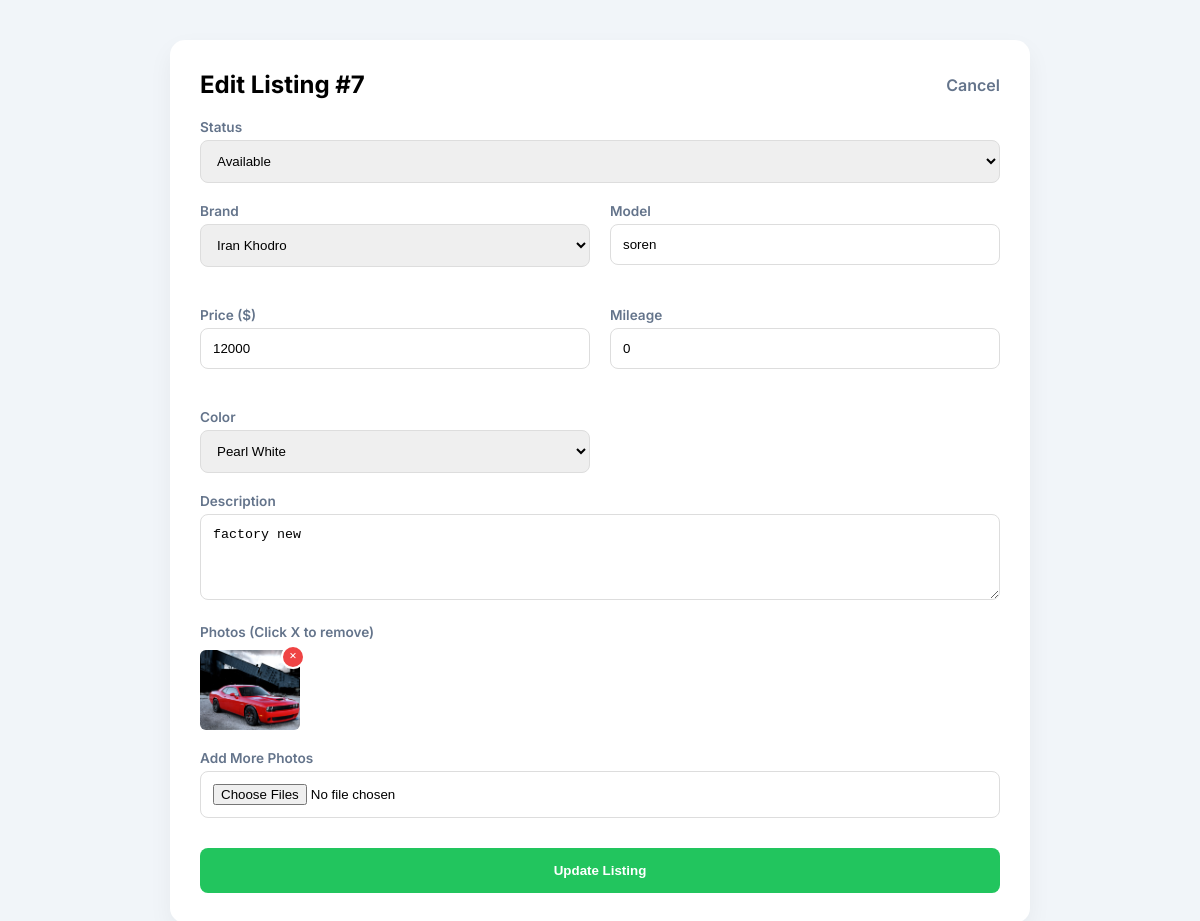
Page /edit-ad.php?id=7 (signed in) on the committed database.
### tables this page shows
CREATE TABLE `cars` (
  `id` int(11) NOT NULL,
  `user_id` int(11) NOT NULL,
  `brand_id` int(11) NOT NULL,
  `model` varchar(50) NOT NULL,
  `year_produced` int(11) NOT NULL,
  `mileage` int(11) DEFAULT 0,
  `price` bigint(20) NOT NULL,
  `color` varchar(30) DEFAULT NULL,
  `description` text DEFAULT NULL,
  `city` varchar(50) DEFAULT NULL,
  `status` enum('available','sold','pending') DEFAULT 'available',
  `created_at` timestamp NOT NULL DEFAULT current_timestamp()
);

CREATE TABLE `brands` (
  `id` int(11) NOT NULL,
  `brand_name` varchar(50) NOT NULL
);

CREATE TABLE `colors` (
  `id` int(11) NOT NULL,
  `color_name` varchar(50) NOT NULL
);

CREATE TABLE `car_images` (
  `id` int(11) NOT NULL,
  `car_id` int(11) NOT NULL,
  `image_url` varchar(255) NOT NULL,
  `is_main` tinyint(1) DEFAULT 0
);

### edit-ad.php (the view, shortened to what this page needs)
<?php
include 'db.php';
$car_id = $_GET['id'] ?? 0;
$user_id = $_SESSION['user_id'];
$is_admin = (isset($_SESSION['role']) && $_SESSION['role'] === 'admin');
if ($is_admin) {
    $stmt = $pdo->prepare("SELECT * FROM cars WHERE id = ?");
    $stmt->execute([$car_id]);
} else {
    $stmt = $pdo->prepare("SELECT * FROM cars WHERE id = ? AND user_id = ?");
    $stmt->execute([$car_id, $user_id]);
}
$car = $stmt->fetch();
$brands = $pdo->query("SELECT * FROM brands ORDER BY brand_name ASC")->fetchAll();
$colors = $pdo->query("SELECT * FROM colors ORDER BY color_name ASC")->fetchAll();
?>
<!DOCTYPE html>
<html lang="en">
<head>
</head>
<body>
<div class="form-card">
    <div style="display:flex; justify-content: space-between; align-items: center; margin-bottom: 20px;">
        <h2 style="margin:0;">Edit Listing #<?= htmlspecialchars($car_id) ?></h2>
        <a href="<?= $is_admin ? 'admin.php?view=all_ads' : 'dashboard.php' ?>" style="text-decoration:none; color:#64748b; font-weight:600;">Cancel</a>
    </div>
    <form method="POST" enctype="multipart/form-data" id="editForm">
        <label>Status</label>
        <select name="status">
            <option value="available" <?= $car['status'] == 'available' ? 'selected' : '' ?>>Available</option>
        </select>
        <div class="grid-inputs">
            <div><label>Brand</label><select name="brand_id"><?php foreach($brands as $b): ?><option value="<?= $b['id'] ?>" <?= $car['brand_id']==$b['id']?'selected':'' ?>><?= $b['brand_name'] ?></option><?php endforeach; ?></select></div>
            <div><label>Model</label><input type="text" name="model" value="<?= htmlspecialchars($car['model']) ?>"></div>
            <div><label>Price ($)</label><input type="number" name="price" value="<?= $car['price'] ?>"></div>
            <div><label>Mileage</label><input type="number" name="mileage" value="<?= $car['mileage'] ?>"></div>
            <div><label>Color</label><select name="color"><?php foreach($colors as $c): ?><option value="<?= $c['color_name'] ?>" <?= $car['color']==$c['color_name']?'selected':'' ?>><?= $c['color_name'] ?></option><?php endforeach; ?></select></div>
        </div>
        <label>Description</label>
        <textarea name="description" rows="4"><?= htmlspecialchars($car['description']) ?></textarea>
        <label>Photos (Click X to remove)</label>
        <div class="current-images">
            <?php
            $img_stmt = $pdo->prepare("SELECT * FROM car_images WHERE car_id = ?");
            $img_stmt->execute([$car_id]);
            foreach ($img_stmt->fetchAll() as $img): ?>
                <div class="image-wrapper" id="photo-<?= $img['id'] ?>">
                    <img src="<?= htmlspecialchars($img['image_url']) ?>">
                    <div class="remove-btn" onclick="markForDeletion(<?= $img['id'] ?>)">×</div>
                </div>
            <?php endforeach; ?>
        </div>
        <label>Add More Photos</label>
        <input type="file" name="images[]" multiple>
        <button type="submit" class="btn-save">Update Listing</button>
    </form>
</div>
</body>
</html>

### edit-ad.php (style rules this page uses)
:root { --primary: #2563eb; --dark: #1e293b; --danger: #ef4444; }
body { font-family: 'Inter', sans-serif; background: #f1f5f9; padding: 40px; margin: 0; }
.form-card { background: white; max-width: 800px; margin: 0 auto; padding: 30px; border-radius: 15px; box-shadow: 0 10px 25px rgba(0,0,0,0.05); }
.grid-inputs { display: grid; grid-template-columns: 1fr 1fr; gap: 20px; }
label { display: block; margin-top: 20px; font-weight: 600; font-size: 0.85rem; color: #64748b; }
input, select, textarea { width: 100%; padding: 12px; margin-top: 5px; border: 1px solid #ddd; border-radius: 8px; box-sizing: border-box; }
.btn-save { width: 100%; padding: 15px; background: #22c55e; color: white; border: none; border-radius: 8px; font-weight: 700; cursor: pointer; margin-top: 30px; }
.current-images { display: flex; gap: 10px; flex-wrap: wrap; margin-top: 10px; }
.image-wrapper { position: relative; width: 100px; height: 80px; }
.image-wrapper img { width: 100%; height: 100%; object-fit: cover; border-radius: 6px; }
.remove-btn { position: absolute; top: -5px; right: -5px; background: var(--danger); color: white; border-radius: 50%; width: 20px; height: 20px; text-align: center; cursor: pointer; border: 2px solid white; font-size: 12px; }

### rows in the picture
cars: status "Available", brand_id "Iran Khodro", model "soren", price "12000", mileage "0", color "Pearl White", description "factory new"
car_images: image_url (picture)

### other values in the picture
$car_id "7"
